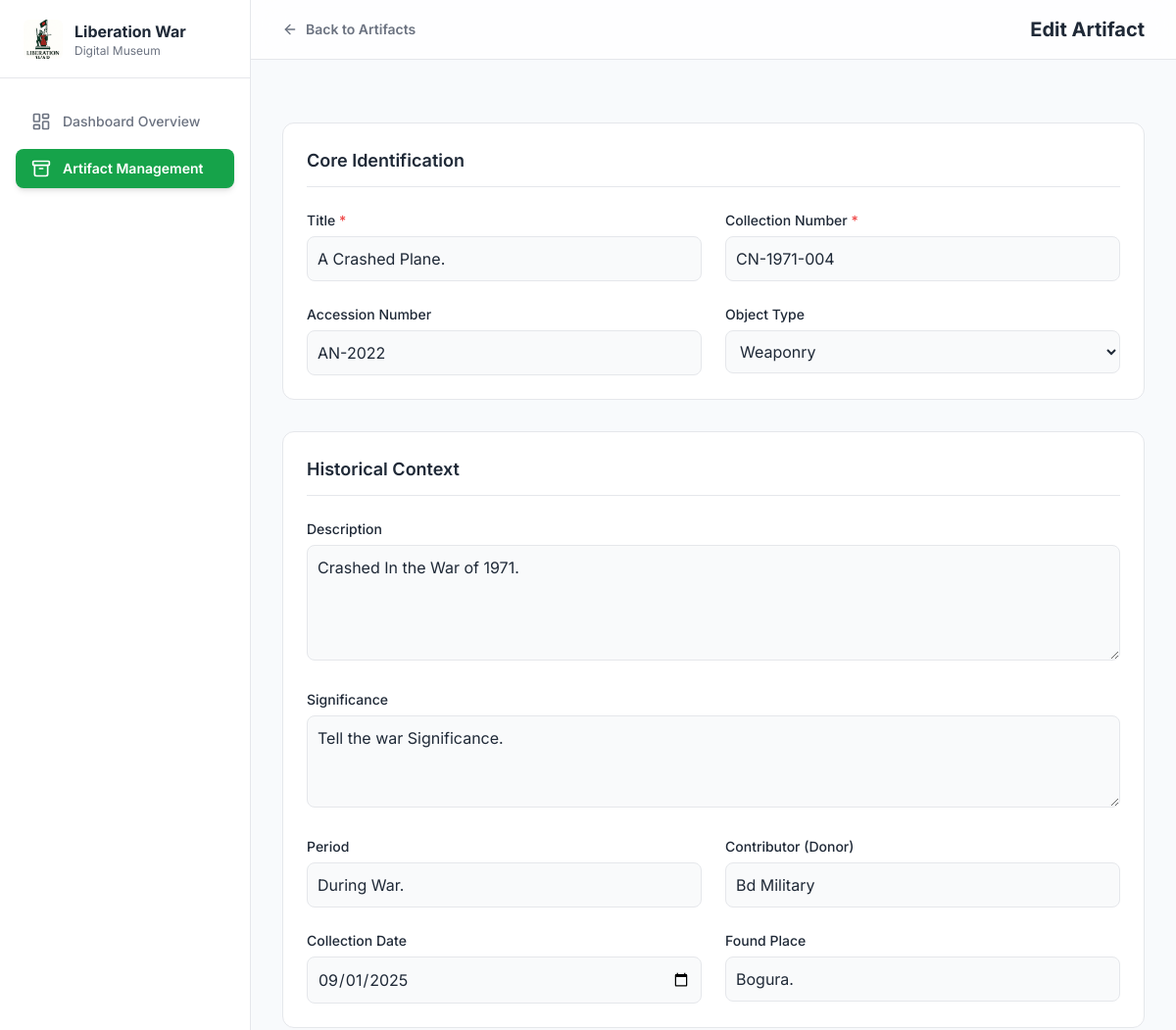
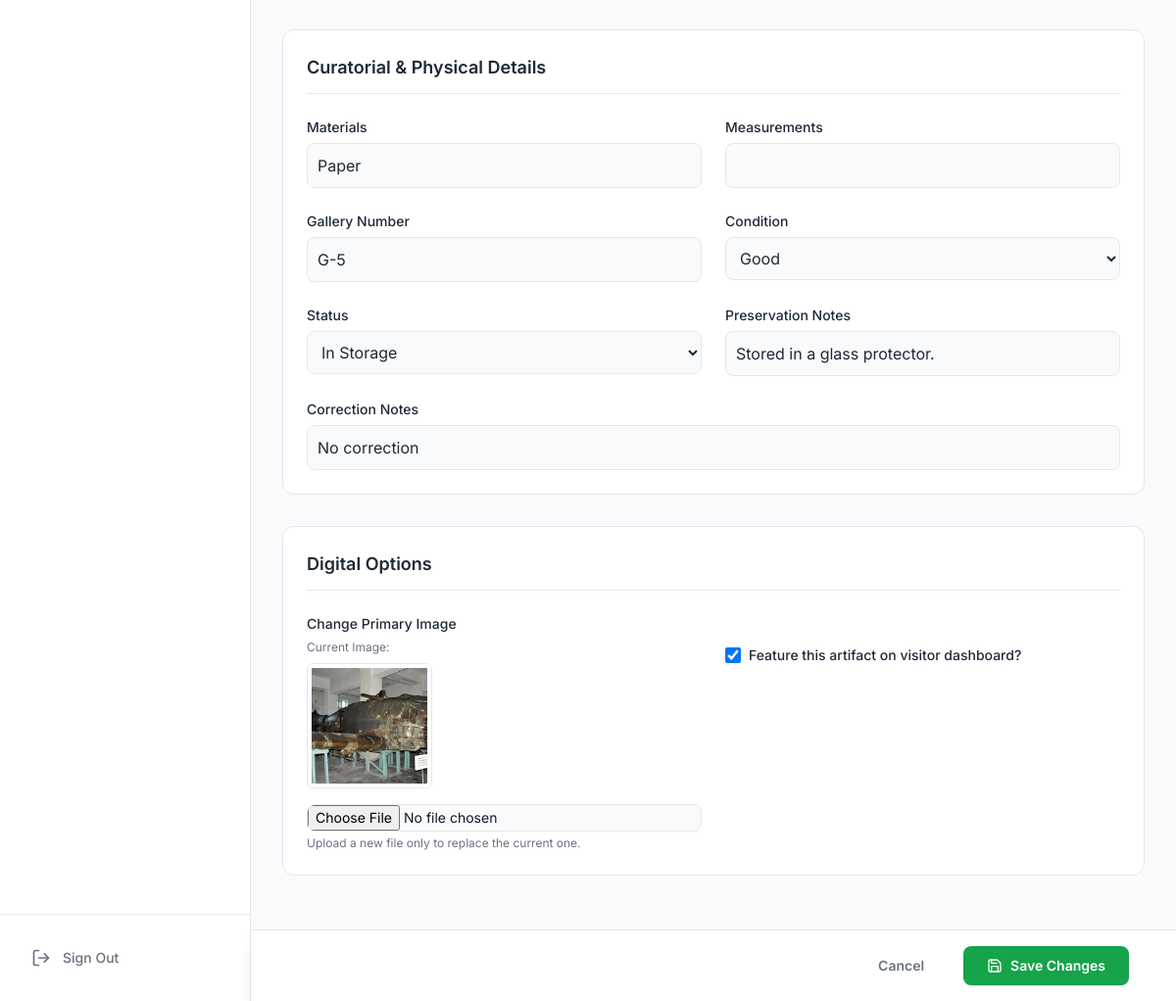
Page /edit_artifact.php?edit_id=5 (signed in) on the committed database (2 pictures, top to bottom).
### tables this page shows
CREATE TABLE `artifacts` (
  `artifact_id` int(11) NOT NULL,
  `collection_number` varchar(50) NOT NULL,
  `accession_number` varchar(50) DEFAULT NULL,
  `title` varchar(255) NOT NULL,
  `object_type` varchar(100) DEFAULT NULL,
  `period` varchar(100) DEFAULT NULL,
  `description` text DEFAULT NULL,
  `significance_comment` text DEFAULT NULL,
  `contributor_name` varchar(255) DEFAULT NULL,
  `collection_date` date DEFAULT NULL,
  `found_place` varchar(255) DEFAULT NULL,
  `measurements` varchar(100) DEFAULT NULL,
  `materials` varchar(255) DEFAULT NULL,
  `gallery_number` varchar(50) DEFAULT NULL,
  `condition` varchar(50) DEFAULT NULL,
  `preservation_notes` text DEFAULT NULL,
  `correction_notes` text DEFAULT NULL,
  `is_featured` tinyint(1) NOT NULL DEFAULT 0,
  `artifact_image_url` varchar(255) DEFAULT NULL,
  `status` enum('On Display','In Storage','Under Restoration','On Loan') NOT NULL DEFAULT 'In Storage',
  `added_by_user_id` int(11) DEFAULT NULL,
  `created_at` timestamp NOT NULL DEFAULT current_timestamp()
);

### edit_artifact.php (the view, shortened to what this page needs)
<?php
$baseURL = "http://localhost/MUSEUM/";
$host = "localhost";
$username = "root";
$password = "";
$database = "museum";
$conn = new mysqli($host, $username, $password, $database);
$artifactId = $_GET['edit_id'];
$stmt = $conn->prepare("SELECT * FROM artifacts WHERE artifact_id = ?");
$stmt->bind_param("i", $artifactId);
$stmt->execute();
$result = $stmt->get_result();
if ($result->num_rows === 1) {
    $artifact = $result->fetch_assoc();
} else {
    header("Location: artifact_management.php");
    exit();
}
?>
<!DOCTYPE html>
<html lang="en">
<head>
    <script src="https://cdn.tailwindcss.com"></script>
</head>
<body class="bg-neutral-bg flex min-h-screen text-neutral-text-main">
    <aside class="w-64 bg-neutral-card border-r border-neutral-border flex-col h-screen fixed hidden lg:flex">
         <div class="h-20 flex items-center justify-start px-6 border-b border-neutral-border">
            <div class="flex items-center space-x-3">
                <img src="images/logo.png" alt="Museum Logo" class="h-10 w-10 object-cover rounded-md">
                <div class="text-left">
                    <h1 class="text-base font-bold">Liberation War</h1>
                    <p class="text-xs text-neutral-text-muted">Digital Museum</p>
                </div>
            </div>
        </div>
        <nav class="flex-1 px-4 py-6 space-y-2">
            <a href="manager_dashboard.php" class="text-neutral-text-muted hover:bg-gray-100 hover:text-neutral-text-main flex items-center px-4 py-2.5 text-sm font-medium rounded-lg">
                <i data-lucide="layout-dashboard" class="w-5 h-5 mr-3"></i> Dashboard Overview
            </a>
            <a href="artifact_management.php" class="bg-brand-green text-white flex items-center px-4 py-2.5 text-sm font-semibold rounded-lg shadow-md">
                <i data-lucide="archive" class="w-5 h-5 mr-3"></i> Artifact Management
            </a>
        </nav>
        <div class="mt-auto px-4 py-6 border-t border-neutral-border">
            <a href="logout.php" class="text-neutral-text-muted hover:bg-gray-100 hover:text-neutral-text-main flex items-center px-4 py-2.5 text-sm font-medium rounded-lg">
                <i data-lucide="log-out" class="w-5 h-5 mr-3"></i> Sign Out
            </a>
        </div>
    </aside>
    <main class="flex-1 lg:ml-64">
        <header class="bg-neutral-card/80 backdrop-blur-lg border-b border-neutral-border flex items-center justify-between px-8 py-4 sticky top-0 z-10">
            <a href="artifact_management.php" class="flex items-center gap-2 text-sm font-semibold text-neutral-text-muted hover:text-neutral-text-main">
                <i data-lucide="arrow-left" class="w-4 h-4"></i>
                Back to Artifacts
            </a>
            <h1 class="text-xl font-bold text-neutral-text-main">Edit Artifact</h1>
        </header>
        <div class="p-8">
            <form id="artifact-form" method="POST" action="edit_artifact.php?edit_id=<?php echo $artifact['artifact_id']; ?>" enctype="multipart/form-data" class="space-y-8 pb-24">
                <div class="bg-neutral-card p-6 rounded-xl border">
                    <h3 class="text-lg font-semibold border-b pb-3 mb-6">Core Identification</h3>
                    <div class="grid grid-cols-1 md:grid-cols-2 gap-6">
                        <div>
                            <label class="block mb-1.5 text-sm font-medium">Title <span class="text-red-500">*</span></label>
                            <input type="text" name="title" value="<?php echo htmlspecialchars($artifact['title']); ?>" class="bg-gray-50 border w-full p-2.5 rounded-lg" required>
                        </div>
                        <div>
                            <label class="block mb-1.5 text-sm font-medium">Collection Number <span class="text-red-500">*</span></label>
                            <input type="text" name="collection_number" value="<?php echo htmlspecialchars($artifact['collection_number']); ?>" class="bg-gray-50 border w-full p-2.5 rounded-lg" required>
                        </div>
                        <div>
                            <label class="block mb-1.5 text-sm font-medium">Accession Number</label>
                            <input type="text" name="accession_number" value="<?php echo htmlspecialchars($artifact['accession_number']); ?>" class="bg-gray-50 border w-full p-2.5 rounded-lg">
                        </div>
                        <div>
                            <label class="block mb-1.5 text-sm font-medium">Object Type</label>
                            <select name="object_type" class="bg-gray-50 border w-full p-2.5 rounded-lg">
                                <?php $types = ['Documents', 'Personal Items', 'Weaponry', 'Media', 'Clothing', 'Other']; ?>
                                <?php foreach($types as $type): ?>
                                    <option <?php if($artifact['object_type'] == $type) echo 'selected'; ?>><?php echo $type; ?></option>
                                <?php endforeach; ?>
                            </select>
                        </div>
                    </div>
                </div>
                <div class="bg-neutral-card p-6 rounded-xl border">
                    <h3 class="text-lg font-semibold border-b pb-3 mb-6">Historical Context</h3>
                    <div class="space-y-6">
                        <div>
                            <label class="block mb-1.5 text-sm font-medium">Description</label>
                            <textarea name="description" rows="4" class="bg-gray-50 border w-full p-2.5 rounded-lg"><?php echo htmlspecialchars($artifact['description']); ?></textarea>
                        </div>
                        <div>
                            <label class="block mb-1.5 text-sm font-medium">Significance</label>
                            <textarea name="significance_comment" rows="3" class="bg-gray-50 border w-full p-2.5 rounded-lg"><?php echo htmlspecialchars($artifact['significance_comment']); ?></textarea>
                        </div>
                        <div class="grid grid-cols-1 md:grid-cols-2 gap-6">
                            <div>
                                <label class="block mb-1.5 text-sm font-medium">Period</label>
                                <input type="text" name="period" value="<?php echo htmlspecialchars($artifact['period']); ?>" class="bg-gray-50 border w-full p-2.5 rounded-lg">
                            </div>
                            <div>
                                <label class="block mb-1.5 text-sm font-medium">Contributor (Donor)</label>
                                <input type="text" name="contributor_name" value="<?php echo htmlspecialchars($artifact['contributor_name']); ?>" class="bg-gray-50 border w-full p-2.5 rounded-lg">
                            </div>
                            <div>
                                <label class="block mb-1.5 text-sm font-medium">Collection Date</label>
                                <input type="date" name="collection_date" value="<?php echo htmlspecialchars($artifact['collection_date']); ?>" class="bg-gray-50 border w-full p-2.5 rounded-lg">
                            </div>
                            <div>
                                <label class="block mb-1.5 text-sm font-medium">Found Place</label>
                                <input type="text" name="found_place" value="<?php echo htmlspecialchars($artifact['found_place']); ?>" class="bg-gray-50 border w-full p-2.5 rounded-lg">
                            </div>
                        </div>
                    </div>
                </div>
                <div class="bg-neutral-card p-6 rounded-xl border">
                    <h3 class="text-lg font-semibold border-b pb-3 mb-6">Curatorial & Physical Details</h3>
                    <div class="grid grid-cols-1 md:grid-cols-2 gap-6">
                        <div>
                            <label class="block mb-1.5 text-sm font-medium">Materials</label>
                            <input type="text" name="materials" value="<?php echo htmlspecialchars($artifact['materials']); ?>" class="bg-gray-50 border w-full p-2.5 rounded-lg">
                        </div>
                        <div>
                            <label class="block mb-1.5 text-sm font-medium">Measurements</label>
                            <input type="text" name="measurements" value="<?php echo htmlspecialchars($artifact['measurements']); ?>" class="bg-gray-50 border w-full p-2.5 rounded-lg">
                        </div>
                        <div>
                            <label class="block mb-1.5 text-sm font-medium">Gallery Number</label>
                            <input type="text" name="gallery_number" value="<?php echo htmlspecialchars($artifact['gallery_number']); ?>" class="bg-gray-50 border w-full p-2.5 rounded-lg">
                        </div>
                        <div>
                            <label class="block mb-1.5 text-sm font-medium">Condition</label>
                            <select name="condition" class="bg-gray-50 border w-full p-2.5 rounded-lg">
                                <?php $conditions = ['Excellent', 'Good', 'Fair', 'Poor']; ?>
                                <?php foreach($conditions as $condition): ?>
                                    <option <?php if($artifact['condition'] == $condition) echo 'selected'; ?>><?php echo $condition; ?></option>
                                <?php endforeach; ?>
                            </select>
                        </div>
                        <div>
                            <label class="block mb-1.5 text-sm font-medium">Status</label>
                            <select name="status" class="bg-gray-50 border w-full p-2.5 rounded-lg">
                                <?php $statuses = ['In Storage', 'On Display', 'Under Restoration', 'On Loan']; ?>
                                <?php foreach($statuses as $status): ?>
                                    <option <?php if($artifact['status'] == $status) echo 'selected'; ?>><?php echo $status; ?></option>
                                <?php endforeach; ?>
                            </select>
                        </div>
                        <div>
                            <label class="block mb-1.5 text-sm font-medium">Preservation Notes</label>
                            <input type="text" name="preservation_notes" value="<?php echo htmlspecialchars($artifact['preservation_notes']); ?>" class="bg-gray-50 border w-full p-2.5 rounded-lg">
                        </div>
                        <div class="md:col-span-2">
                            <label class="block mb-1.5 text-sm font-medium">Correction Notes</label>
                            <input type="text" name="correction_notes" value="<?php echo htmlspecialchars($artifact['correction_notes']); ?>" class="bg-gray-50 border w-full p-2.5 rounded-lg">
                        </div>
                    </div>
                </div>
                <div class="bg-neutral-card p-6 rounded-xl border">
                    <h3 class="text-lg font-semibold border-b pb-3 mb-6">Digital Options</h3>
                    <div class="grid grid-cols-1 md:grid-cols-2 gap-6 items-start">
                        <div>
                            <label class="block mb-1.5 text-sm font-medium">Change Primary Image</label>
                            <?php if(!empty($artifact['artifact_image_url'])): ?>
                            <div class="mb-4">
                                <p class="text-xs text-gray-500 mb-2">Current Image:</p>
                                <img src="<?php echo $baseURL . htmlspecialchars($artifact['artifact_image_url']); ?>" class="w-32 h-32 object-cover rounded-md border p-1">
                            </div>
                            <?php endif; ?>
                            <input type="file" name="artifactImage" class="block w-full text-sm text-gray-900 border rounded-lg cursor-pointer bg-gray-50">
                            <p class="mt-1 text-xs text-gray-500">Upload a new file only to replace the current one.</p>
                        </div>
                        <div class="flex items-center pt-8">
                            <input id="is_featured" name="is_featured" type="checkbox" value="1" <?php if($artifact['is_featured'] == 1) echo 'checked'; ?> class="w-4 h-4 text-brand-green bg-gray-100 border-gray-300 rounded">
                            <label for="is_featured" class="ml-2 text-sm font-medium">Feature this artifact on visitor dashboard?</label>
                        </div>
                    </div>
                </div>
            </form>
        </div>
        <footer class="fixed bottom-0 left-0 lg:left-64 right-0 bg-white/95 backdrop-blur-sm p-4 border-t border-neutral-border shadow-lg z-10">
            <div class="flex justify-end gap-4 max-w-7xl mx-auto px-8">
                <a href="artifact_management.php" class="px-6 py-2.5 text-sm font-semibold text-neutral-text-muted hover:text-neutral-text-main">Cancel</a>
                <button type="submit" form="artifact-form" class="bg-brand-green text-white px-6 py-2.5 rounded-lg text-sm font-semibold hover:bg-opacity-90 shadow-sm flex items-center gap-2">
                    <i data-lucide="save" class="w-4 h-4"></i>
                    Save Changes
                </button>
            </div>
        </footer>
    </main>
</body>
</html>

### rows in the picture
artifacts: title "A Crashed Plane.", collection_number "CN-1971-004", accession_number "AN-2022", object_type "Weaponry", description "Crashed In the War of 1971.", significance_comment "Tell the war Significance.", period "During War.", contributor_name "Bd Military", collection_date "09/01/2025", found_place "Bogura.", materials "Paper", gallery_number "G-5", condition "Good", status "In Storage", preservation_notes "Stored in a glass protector.", correction_notes "No correction", artifact_image_url (picture), is_featured "☑"
